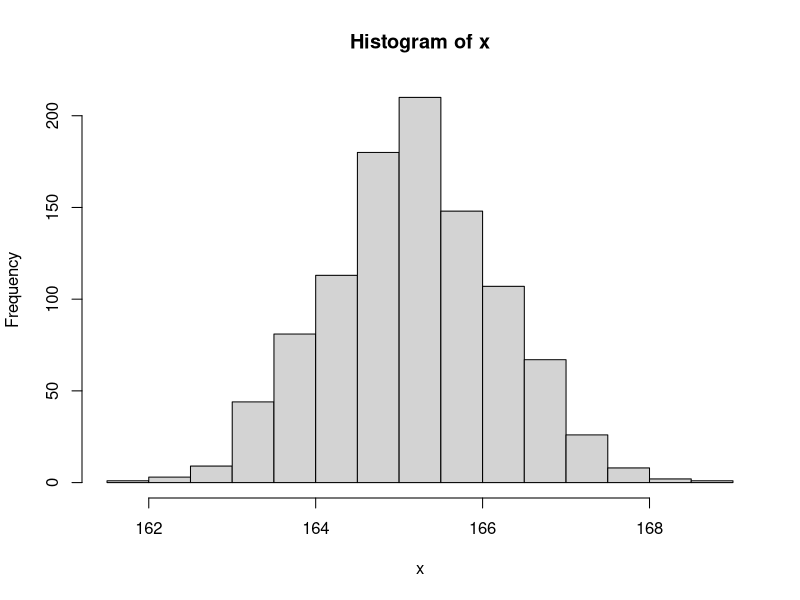
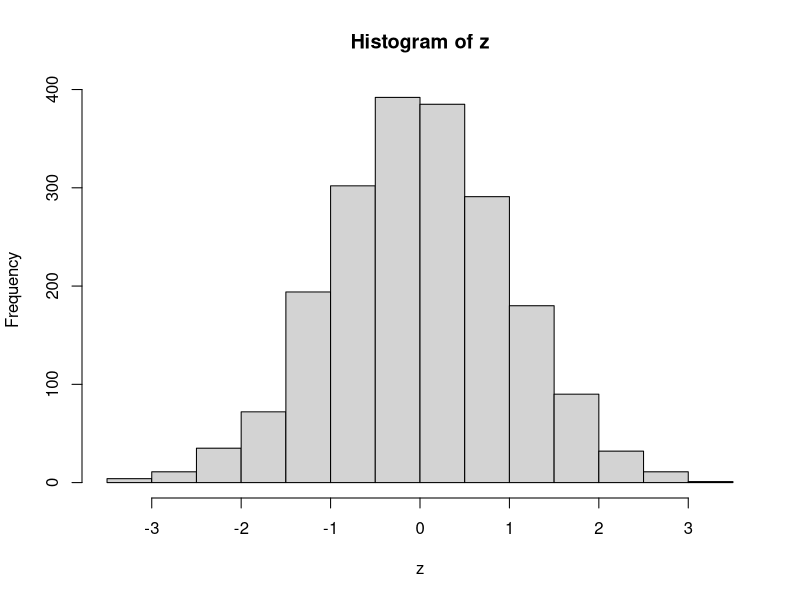
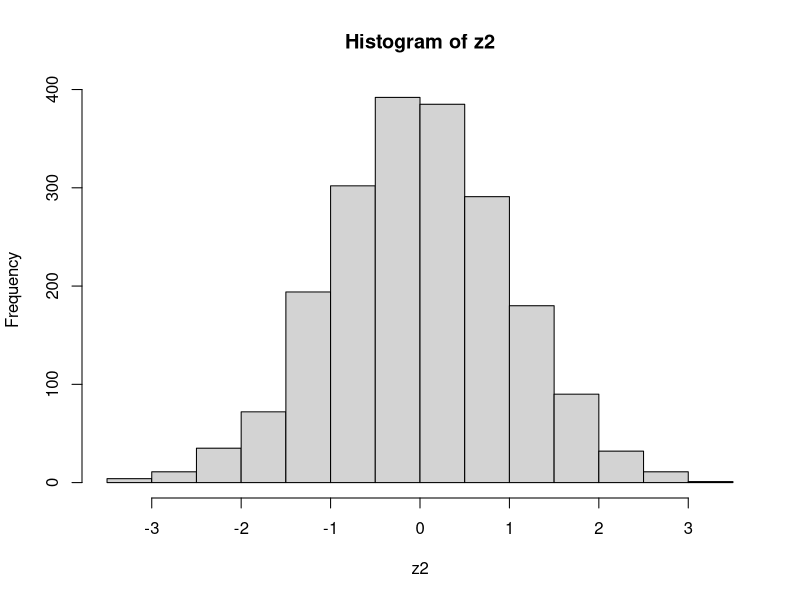
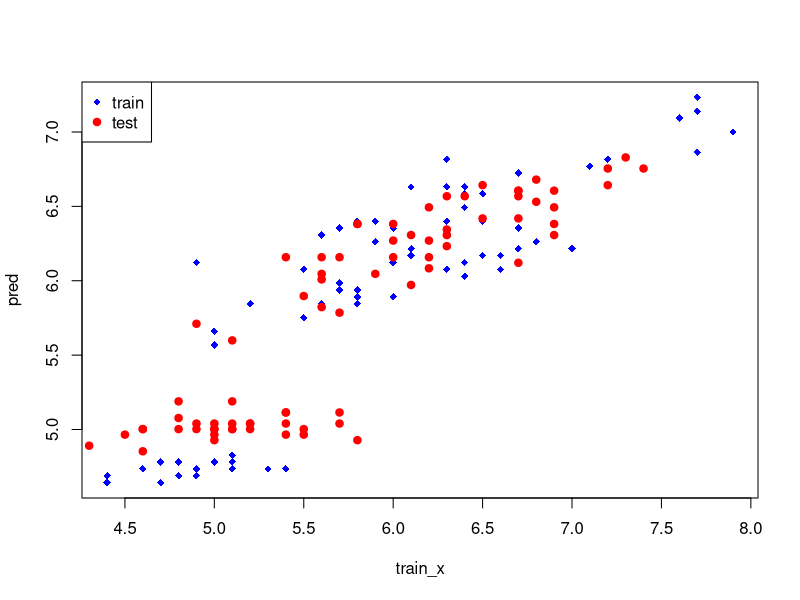

Recreate these plots in R, in order.
# chap08_Hypothesis_basic


# 가설(Hypothesis) : 어떤 사건을 설명하기 위한 가정
# 검정(Test) : 검정통계량(표본)으로 가설 채택 or 기각 과정
# 추정 : 표본을 통해서 모집단을 확률적으로 추측
# 신뢰구간 : 모수를 포함하는 구간(채택역), 벗어나면(기각역)
# 유의수준 : 알파 표시, 오차 범위의 기준
# 구간추정 : 신뢰구간과 검정통계량을 비교해서 가설 기각 유무 결정


##################
# 1. 가설과 검정
##################


# 귀무가설(H0) : 중2학년 남학생 평균키는 165.2cm와 차이가 없다.
# 대립가설(H1) : 중2학년 남학생 평균키는 165.2cm와 차이가 있다.

# 1. 모집단에서 표본 추출(1,000 학생)
x <- rnorm(1000, mean = 165.2, sd = 1) # 정규분포

hist(x)

# 정규성 검정
# 귀무가설 : 정규분포와 차이가 없다.(0)
shapiro.test(x)
# W = 0.99884, p-value = 0.7811
# w: 검정통계량, p-value: 유의확률
# p-value = 0.7811 >= 알파(0.05) -> H0 채택


# 2. 평균차이 검정 : 평균 = 165.2cm
t.test(x, mu=165.2)
# t = -1.074, df = 999, p-value = 0.2831
# t, df : 검정통계량
# p-value : 유의확률
# p-value = 0.2831 > 0.05 : 귀무가설 채택

# 95 percent confidence interval: 95% 신뢰수준
#   165.1064 165.2274 : 신뢰구간(하한값~상한값), 채택역
# 165.1064 < mu = 165.2 < 165.2274 : 신뢰구간 안에 평균값이 들어옴: 채택역(H0채택)
mean(x) # 실제 평균 -> 165.1669, 실제평균이 신뢰구간 안에 들어가있음(통계량 : 표본의 통계)

# [x해설] 검정통계량이 신뢰구간에 포함되므로 
# 모수의 평균키는 165.2cm와 차이가 없다고 볼 수 있다.


# 3. 기각역의 평균검정
t.test(x, mu=165.09, conf.level = 0.95) # 95신뢰수준을 기본으로 한다.
# 귀무가설 : 평균키 165.09cm 차이가 없다.(X)
# 대립가설 : 평균키 165.09cm 차이가 있다.(O)
# t = 2.4928, df = 999, p-value = 0.01283
# p-value = 0.01283 < 알파(0.05) -> H0 기각
# 95 percent confidence interval:
#   165.1064 165.2274
# 165.1064 ~ 165.2274 : 기각역에 평균치가 속한다.


# 4. 신뢰수준 변경(95% -> 99%)
t.test(x, mu=165.2, conf.level = 0.99)
# t = -1.074, df = 999, p-value = 0.2831 >= 0.05(H0 채택)
# 99 percent confidence interval:
#   165.0873 165.2465
# 신뢰수준 향상 -> 신뢰구간 넓어짐(가설 기각이 어려워짐)


#######################
# 2. 표준화 vs 정규화
#######################

# 1. 표준화 : 정규분포 -> 표준정규분포(0, 1)

# 정규분포
n <- 2000
x <- rnorm(n, mean = 100, sd = 10)

shapiro.test(x)
# W = 0.99885, p-value = 0.2154 > 유의수준(알파): H0채택(정규분포와 차이가 없다.)

# 표준화
# 표준화 공식(z) = (x - mu) / sd(x)
mu <- mean(x)
# [1] 100.2821
z = (x - mu) / sd(x)
z # 표준 정규분포
hist(z)
mean(z) # -5.994022e-16 -> 0에 수렴하는 값
sd(z) # 1


# scale() 함수 이용
z2 <- as.data.frame(scale(x)) # matrix -> data.frame
str(z2)
z2 <- z2$V1
hist(z2)
mean(z2) # -5.994022e-16
sd(z2) # 1


# 2. 정규화
# - 특정 변수값을 일정한 범위(0~1)로 일치시키는 과정
str(iris)
head(iris)
summary(iris[-5])

# 1) scale() 함수
# 정규화 -> data.frame으로 형변환
iris_norm <- as.data.frame(scale(iris[-5]))
summary(iris_norm)

# 2) 정규화 함수 정의(0~1)
nor <- function(x){
  n <- (x - min(x)) / (max(x) - min(x))
  return(n)
}

iris_norm2 <- apply(iris[-5], 2, nor)
summary(iris_norm2)
head(iris_norm2)


##########################
# 3. 데이터셋에서 샘플링
##########################

# sample(x, size, replace = FALSE) # 비복원추출(기본값)

no <- 1:100 # 번호
score <- runif(100, min = 40, max = 100) # 성적

df <- data.frame(no, score)
df
nrow(df) # 100

# 15명 학생샘플링
idx <- sample(x = nrow(df), size = 15)
idx

sam <- df[idx, ]
sam

# train(70%)/test(30%) dataset
idx <- sample(x = nrow(df), size = nrow(df)*0.7)
idx

train <- df[idx, ] # model 학습용
test <- df[-idx, ] # model 평가용
dim(train)# 70  2
dim(test) # 30  2


##########################
# train/test model 적용
##########################

# 50/50으로
idx <- sample(nrow(iris), nrow(iris)*0.5)

train <- iris[idx, ]
test <- iris[-idx, ]
dim(train) # 75  5
dim(test) # 75  5

head(iris)
# Sepal.Length : y(종속변수) -> 정답
# Petal.Length : x(독립변수) -> 입력
# model : 꽃잎 길이 -> 꽃받침 길이 

# train dataset model
# lm() : linear model(선형회귀모델)
model <- lm(Sepal.Length ~ Petal.Length, data=train)
pred <- model$fitted.values # 에측치

# test dataset model
model2 <- lm(Sepal.Length ~ Petal.Length, data=test)
pred2 <- model2$fitted.values # 예측치


# train_x, test_x
train_x <- train$Sepal.Length # train의 
test_x <- test$Sepal.Length # test의 

# 정답 vs 예측치
plot(train_x, pred, col="blue",pch=18) # train
points(test_x, pred2, col="red",pch=19) # test

# 범례
legend("topleft", legend = c("train","test"),
       col = c("blue", "red"), pch = c(18,19))

